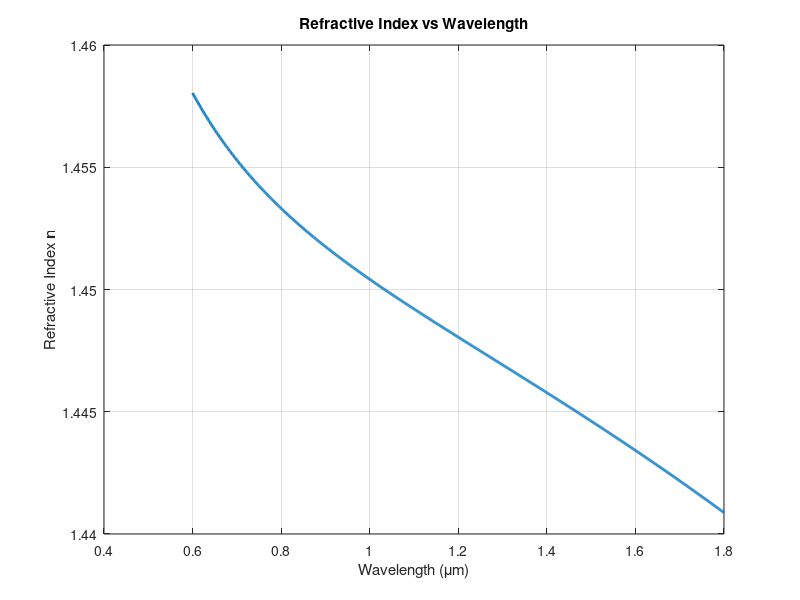
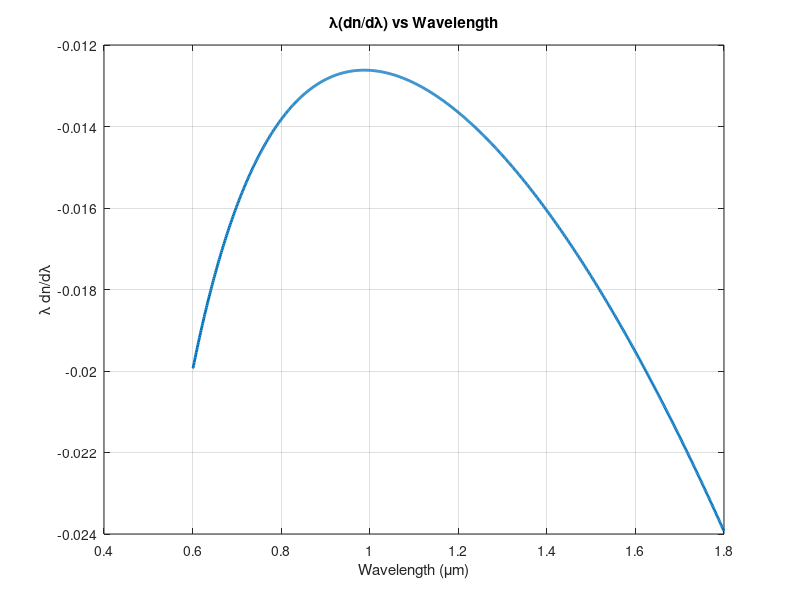
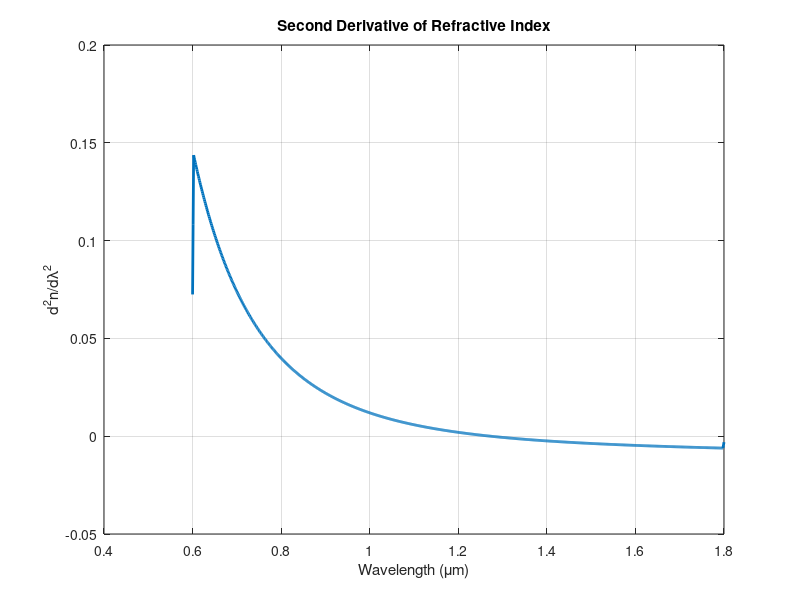
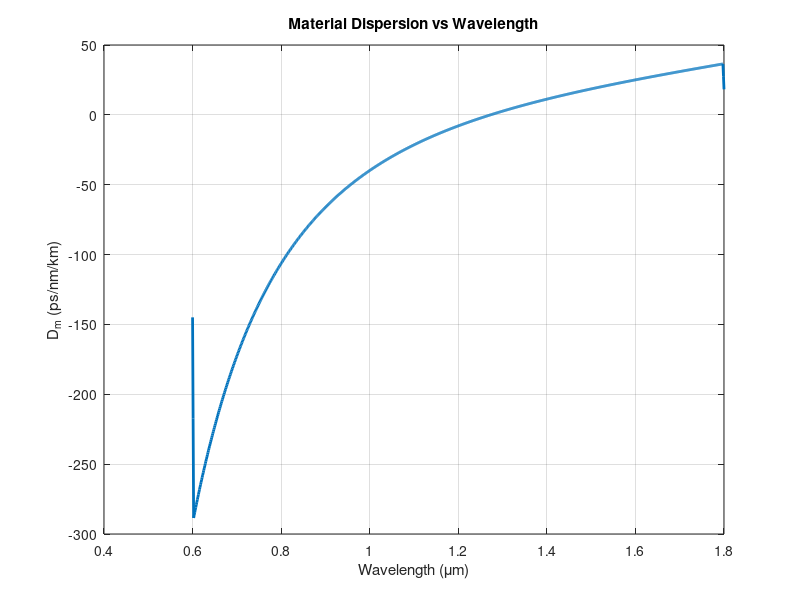

Reproduce these figures in MATLAB, in order.
clc;
clear;
close all;


%% ==============================
% Sellmeier Constants for Pure Silica
% ===============================

B1 = 0.6961663;
B2 = 0.4079426;
B3 = 0.8974794;

C1 = (0.0684043)^2;
C2 = (0.1162414)^2;
C3 = (9.896161)^2;



%% ==============================
% Wavelength Range
% Unit: micrometer (um)
% ===============================

lambda = linspace(0.6,1.8,1000);



%% ==============================
% Calculate Refractive Index
% Sellmeier Equation
% ===============================

n_square = 1 + ...
    (B1*lambda.^2)./(lambda.^2-C1) + ...
    (B2*lambda.^2)./(lambda.^2-C2) + ...
    (B3*lambda.^2)./(lambda.^2-C3);


n = sqrt(n_square);



%% ==============================
% (i) Refractive Index Graph
% ===============================

figure;

plot(lambda,n,'LineWidth',2);

grid on;

xlabel('Wavelength (\mum)');
ylabel('Refractive Index n');

title('Refractive Index vs Wavelength');



%% ==============================
% First Derivative dn/dlambda
% ===============================

dn_dlambda = gradient(n,lambda);



%% ==============================
% (ii) lambda(dn/dlambda)
% ===============================

lambda_dn = lambda .* dn_dlambda;


figure;

plot(lambda,lambda_dn,'LineWidth',2);

grid on;

xlabel('Wavelength (\mum)');
ylabel('\lambda dn/d\lambda');

title('\lambda(dn/d\lambda) vs Wavelength');



%% ==============================
% Second Derivative
% d2n/dlambda2
% ===============================

d2n_dlambda2 = gradient(dn_dlambda,lambda);



%% ==============================
% (iii) Second Derivative Graph
% ===============================

figure;

plot(lambda,d2n_dlambda2,'LineWidth',2);

grid on;

xlabel('Wavelength (\mum)');
ylabel('d^2n/d\lambda^2');

title('Second Derivative of Refractive Index');



%% ==============================
% Material Dispersion Calculation
% ===============================


% Convert wavelength um to meter

lambda_m = lambda*1e-6;


% Convert second derivative
% 1/um^2 to 1/m^2

d2n_m = d2n_dlambda2*1e12;


% Speed of light

c = 3e8;


% Material Dispersion

Dm = -(lambda_m./c).*d2n_m;



% Convert s/m to ps/(nm.km)

Dm_ps = Dm*1e6;



%% ==============================
% (iv) Material Dispersion Graph
% ===============================

figure;

plot(lambda,Dm_ps,'LineWidth',2);

grid on;

xlabel('Wavelength (\mum)');
ylabel('D_m (ps/nm/km)');

title('Material Dispersion vs Wavelength');



%% ==============================
% (v) Material Dispersion at Given Wavelength
% ===============================


lambda_given = 1.55;     % um


% Find nearest wavelength point

[~,index] = min(abs(lambda-lambda_given));


Dm_value = Dm_ps(index);


fprintf('Material Dispersion at %.2f um = %.3f ps/(nm.km)\n',...
    lambda_given,Dm_value);



%% ==============================
% Zero Material Dispersion
% ===============================


[~,zero_index] = min(abs(Dm_ps));


zero_lambda = lambda(zero_index);


fprintf('Zero Material Dispersion Wavelength = %.4f um\n',...
    zero_lambda);
